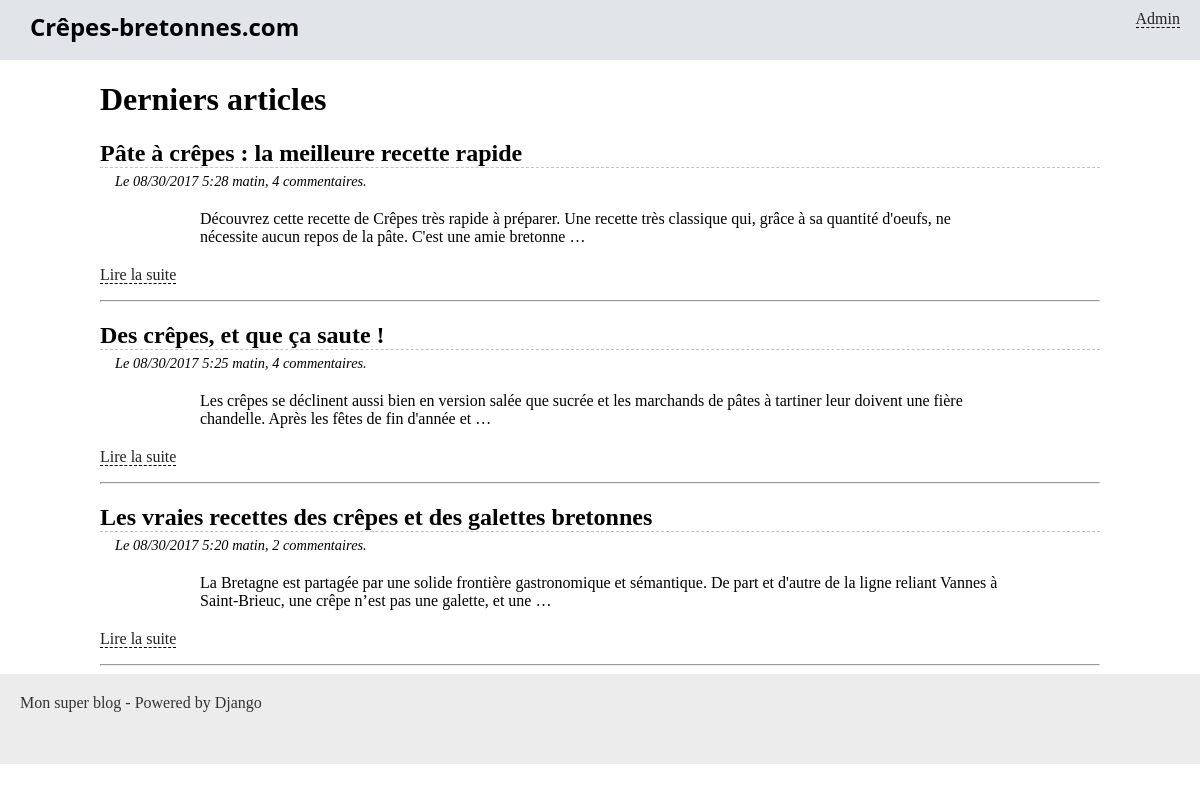
Screenshot of /blog/ with the database file from the repository.
### blog/models.py (models this page shows, shortened)
class Article(models.Model):
	titre = models.CharField(max_length=100)
	slug = models.SlugField()
	auteur = models.CharField(max_length=42)
	contenu = models.TextField(null=True)
	date = models.DateTimeField(verbose_name="Date de parution", auto_now_add=True, auto_now=False)
	is_visible = models.BooleanField(verbose_name="Article publié ?", default=False)
	categorie = models.ForeignKey('Categorie', verbose_name="Catégorie", related_name="categories")

### blog/views.py (the view)
def accueil(request):
    articles = Article.objects.filter(is_visible=True).order_by('-date')[:4]
    return render(request, 'blog/accueil.html', {'articles': articles})

### blog/templates/blog/accueil.html (shortened to what this page needs)
{% extends "base.html" %}
{% block content %}
	<h1>Derniers articles</h1>
	{% for article in articles %}
		<h2 class="titre-article">{{ article.titre }}</h2>
		<p class="infos-article">Le {{ article.date|date:'SHORT_DATETIME_FORMAT' }}, {{ article.commentaires.all.count }} commentaires.</p>
		<div class="contenu-article">
			{{ article.contenu|safe|truncatewords_html:30 }}
		</div>
		<p><a href="{% url 'blog_lire' article.slug %}">Lire la suite</a></p>
		<hr />
	{% endfor %}
{% endblock %}

### blog/static/blog/css/style.css (style rules this page uses)
* { box-sizing: border-box; }
body { margin: 0; padding: 0; }
a { color: #222; border-bottom: 1px dashed #000; text-decoration: none; }
.titre-article, .titre-comments { border-bottom: 1px dashed #c3c3c3; margin-bottom: 0; }
.infos-article { margin: 5px 0 0 15px; font-style: italic; font-size: 0.9em; }
.contenu-article { margin: 20px auto; width: 80%; }

### rows the page displays
Article: titre "Pâte à crêpes : la meilleure recette rapide", date "08/30/2017 5:28 matin", commentaires.all.count "4", contenu "Découvrez cette recette de Crêpes très rapide à préparer. Une recette très classique qui, grâce à sa quantité d'oeufs, ne nécessite aucun repos de la pâte. C'est une amie bretonne …"
Article: titre "Des crêpes, et que ça saute !", date "08/30/2017 5:25 matin", commentaires.all.count "4", contenu "Les crêpes se déclinent aussi bien en version salée que sucrée et les marchands de pâtes à tartiner leur doivent une fière chandelle. Après les fêtes de fin d'année et …"
Article: titre "Les vraies recettes des crêpes et des galettes bretonnes", date "08/30/2017 5:20 matin", commentaires.all.count "2", contenu "La Bretagne est partagée par une solide frontière gastronomique et sémantique. De part et d'autre de la ligne reliant Vannes à Saint-Brieuc, une crêpe n’est pas une galette, et une …"
